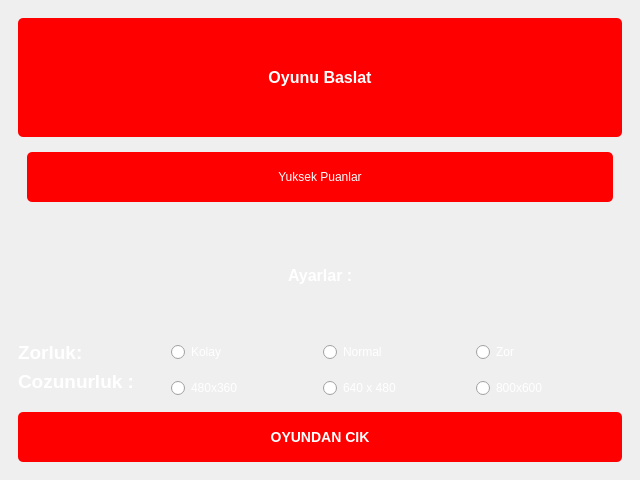
<?xml version="1.0" encoding="UTF-8"?>
<ui version="4.0">
 <class>MainWindow</class>
 <widget class="QMainWindow" name="MainWindow">
  <property name="geometry">
   <rect>
    <x>0</x>
    <y>0</y>
    <width>640</width>
    <height>480</height>
   </rect>
  </property>
  <property name="minimumSize">
   <size>
    <width>480</width>
    <height>360</height>
   </size>
  </property>
  <property name="windowTitle">
   <string>MainWindow</string>
  </property>
  <property name="styleSheet">
   <string notr="true"/>
  </property>
  <widget class="QWidget" name="centralwidget">
   <property name="sizePolicy">
    <sizepolicy hsizetype="Fixed" vsizetype="Fixed">
     <horstretch>0</horstretch>
     <verstretch>0</verstretch>
    </sizepolicy>
   </property>
   <property name="minimumSize">
    <size>
     <width>480</width>
     <height>360</height>
    </size>
   </property>
   <layout class="QHBoxLayout" name="horizontalLayout_4">
    <item>
     <widget class="QStackedWidget" name="stack">
      <property name="currentIndex">
       <number>0</number>
      </property>
      <widget class="QWidget" name="page">
       <property name="styleSheet">
        <string notr="true"/>
       </property>
       <layout class="QVBoxLayout" name="verticalLayout_3">
        <item>
         <layout class="QVBoxLayout" name="verticalLayout_2">
          <property name="sizeConstraint">
           <enum>QLayout::SetDefaultConstraint</enum>
          </property>
          <item>
           <layout class="QVBoxLayout" name="verticalLayout">
            <property name="sizeConstraint">
             <enum>QLayout::SetDefaultConstraint</enum>
            </property>
            <item>
             <widget class="QPushButton" name="pushButton">
              <property name="sizePolicy">
               <sizepolicy hsizetype="Preferred" vsizetype="Preferred">
                <horstretch>0</horstretch>
                <verstretch>0</verstretch>
               </sizepolicy>
              </property>
              <property name="minimumSize">
               <size>
                <width>0</width>
                <height>100</height>
               </size>
              </property>
              <property name="font">
               <font>
                <pointsize>12</pointsize>
                <weight>75</weight>
                <bold>true</bold>
               </font>
              </property>
              <property name="styleSheet">
               <string notr="true">background : red;
border-radius : 5px;
color : white;</string>
              </property>
              <property name="text">
               <string>Oyunu Baslat</string>
              </property>
             </widget>
            </item>
            <item>
             <widget class="QWidget" name="" native="true">
              <property name="sizePolicy">
               <sizepolicy hsizetype="Preferred" vsizetype="Fixed">
                <horstretch>0</horstretch>
                <verstretch>0</verstretch>
               </sizepolicy>
              </property>
              <property name="minimumSize">
               <size>
                <width>100</width>
                <height>50</height>
               </size>
              </property>
              <layout class="QFormLayout" name="formLayout">
               <item row="0" column="0" colspan="2">
                <widget class="QPushButton" name="pushButton_3">
                 <property name="sizePolicy">
                  <sizepolicy hsizetype="Minimum" vsizetype="Fixed">
                   <horstretch>0</horstretch>
                   <verstretch>0</verstretch>
                  </sizepolicy>
                 </property>
                 <property name="minimumSize">
                  <size>
                   <width>0</width>
                   <height>50</height>
                  </size>
                 </property>
                 <property name="styleSheet">
                  <string notr="true">background : red;
border-radius : 5px;
color : white;</string>
                 </property>
                 <property name="text">
                  <string>Yuksek Puanlar</string>
                 </property>
                </widget>
               </item>
              </layout>
             </widget>
            </item>
            <item>
             <layout class="QFormLayout" name="formLayout_3"/>
            </item>
            <item>
             <layout class="QHBoxLayout" name="horizontalLayout_3">
              <item>
               <spacer name="horizontalSpacer">
                <property name="orientation">
                 <enum>Qt::Horizontal</enum>
                </property>
                <property name="sizeHint" stdset="0">
                 <size>
                  <width>40</width>
                  <height>20</height>
                 </size>
                </property>
               </spacer>
              </item>
              <item>
               <widget class="QLabel" name="label">
                <property name="layoutDirection">
                 <enum>Qt::LeftToRight</enum>
                </property>
                <property name="text">
                 <string>&lt;html&gt;&lt;head/&gt;&lt;body&gt;&lt;p&gt;&lt;span style=&quot; font-size:12pt; font-weight:600; color:#ffffff;&quot;&gt;Ayarlar :&lt;/span&gt;&lt;/p&gt;&lt;/body&gt;&lt;/html&gt;</string>
                </property>
               </widget>
              </item>
              <item>
               <spacer name="horizontalSpacer_2">
                <property name="orientation">
                 <enum>Qt::Horizontal</enum>
                </property>
                <property name="sizeHint" stdset="0">
                 <size>
                  <width>40</width>
                  <height>20</height>
                 </size>
                </property>
               </spacer>
              </item>
             </layout>
            </item>
           </layout>
          </item>
          <item>
           <layout class="QHBoxLayout" name="horizontalLayout">
            <item>
             <widget class="QLabel" name="label_2">
              <property name="text">
               <string>&lt;html&gt;&lt;head/&gt;&lt;body&gt;&lt;p&gt;&lt;span style=&quot; font-size:14pt; font-weight:600; color:#ffffff;&quot;&gt;Zorluk: &lt;/span&gt;&lt;/p&gt;&lt;/body&gt;&lt;/html&gt;</string>
              </property>
             </widget>
            </item>
            <item>
             <widget class="QRadioButton" name="radioButton">
              <property name="styleSheet">
               <string notr="true">color : white;
</string>
              </property>
              <property name="text">
               <string>Kolay</string>
              </property>
             </widget>
            </item>
            <item>
             <widget class="QRadioButton" name="radioButton_2">
              <property name="styleSheet">
               <string notr="true">color : white;
</string>
              </property>
              <property name="text">
               <string>Normal</string>
              </property>
             </widget>
            </item>
            <item>
             <widget class="QRadioButton" name="radioButton_3">
              <property name="styleSheet">
               <string notr="true">color : white;
</string>
              </property>
              <property name="text">
               <string>Zor</string>
              </property>
             </widget>
            </item>
           </layout>
          </item>
          <item>
           <layout class="QHBoxLayout" name="horizontalLayout_2">
            <item>
             <widget class="QLabel" name="label_3">
              <property name="text">
               <string>&lt;html&gt;&lt;head/&gt;&lt;body&gt;&lt;p&gt;&lt;span style=&quot; font-size:14pt; font-weight:600; color:#ffffff;&quot;&gt;Cozunurluk :&lt;/span&gt;&lt;br/&gt;&lt;/p&gt;&lt;/body&gt;&lt;/html&gt;</string>
              </property>
             </widget>
            </item>
            <item>
             <widget class="QRadioButton" name="radioButton_4">
              <property name="styleSheet">
               <string notr="true">color : white;</string>
              </property>
              <property name="text">
               <string>480x360</string>
              </property>
             </widget>
            </item>
            <item>
             <widget class="QRadioButton" name="radioButton_5">
              <property name="styleSheet">
               <string notr="true">color : white;</string>
              </property>
              <property name="text">
               <string>640 x 480</string>
              </property>
             </widget>
            </item>
            <item>
             <widget class="QRadioButton" name="radioButton_6">
              <property name="styleSheet">
               <string notr="true">color : white;</string>
              </property>
              <property name="text">
               <string>800x600</string>
              </property>
             </widget>
            </item>
           </layout>
          </item>
         </layout>
        </item>
        <item>
         <widget class="QPushButton" name="pushButton_2">
          <property name="minimumSize">
           <size>
            <width>0</width>
            <height>50</height>
           </size>
          </property>
          <property name="styleSheet">
           <string notr="true">background : red;
border-radius : 5px;
color : white;
font-size : 14px;
font : bold;</string>
          </property>
          <property name="text">
           <string>OYUNDAN CIK</string>
          </property>
         </widget>
        </item>
       </layout>
      </widget>
      <widget class="QWidget" name="page_2">
       <layout class="QHBoxLayout" name="horizontalLayout_6">
        <item>
         <layout class="QVBoxLayout" name="verticalLayout_4">
          <item>
           <widget class="QLabel" name="label_4">
            <property name="sizePolicy">
             <sizepolicy hsizetype="Preferred" vsizetype="Preferred">
              <horstretch>0</horstretch>
              <verstretch>0</verstretch>
             </sizepolicy>
            </property>
            <property name="styleSheet">
             <string notr="true">color : white;</string>
            </property>
            <property name="text">
             <string>PUAN : </string>
            </property>
            <property name="alignment">
             <set>Qt::AlignRight|Qt::AlignTop|Qt::AlignTrailing</set>
            </property>
           </widget>
          </item>
         </layout>
        </item>
       </layout>
      </widget>
      <widget class="QWidget" name="page_3">
       <layout class="QHBoxLayout" name="horizontalLayout_5">
        <item>
         <layout class="QVBoxLayout" name="verticalLayout_5">
          <item>
           <widget class="QLabel" name="label_5">
            <property name="styleSheet">
             <string notr="true">color : white;
font : bold;</string>
            </property>
            <property name="text">
             <string>YUKSEK PUANLAR</string>
            </property>
            <property name="alignment">
             <set>Qt::AlignCenter</set>
            </property>
           </widget>
          </item>
          <item>
           <widget class="QLabel" name="label_easy">
            <property name="styleSheet">
             <string notr="true">color : white;
font : bold;</string>
            </property>
            <property name="text">
             <string>KOLAY :</string>
            </property>
            <property name="alignment">
             <set>Qt::AlignLeading|Qt::AlignLeft|Qt::AlignVCenter</set>
            </property>
           </widget>
          </item>
          <item>
           <widget class="QLabel" name="label_normal">
            <property name="styleSheet">
             <string notr="true">color : white;
font : bold;</string>
            </property>
            <property name="text">
             <string>NORMAL : </string>
            </property>
            <property name="alignment">
             <set>Qt::AlignLeading|Qt::AlignLeft|Qt::AlignVCenter</set>
            </property>
           </widget>
          </item>
          <item>
           <widget class="QLabel" name="label_hard">
            <property name="styleSheet">
             <string notr="true">color : white;
font : bold;</string>
            </property>
            <property name="text">
             <string>ZOR :</string>
            </property>
            <property name="alignment">
             <set>Qt::AlignLeading|Qt::AlignLeft|Qt::AlignVCenter</set>
            </property>
           </widget>
          </item>
          <item>
           <widget class="QPushButton" name="pushButton_4">
            <property name="sizePolicy">
             <sizepolicy hsizetype="Minimum" vsizetype="Preferred">
              <horstretch>0</horstretch>
              <verstretch>0</verstretch>
             </sizepolicy>
            </property>
            <property name="styleSheet">
             <string notr="true">background : red;
border-radius : 5px;
color : white;</string>
            </property>
            <property name="text">
             <string>KAPAT</string>
            </property>
           </widget>
          </item>
         </layout>
        </item>
       </layout>
      </widget>
     </widget>
    </item>
   </layout>
  </widget>
 </widget>
 <resources/>
 <connections/>
</ui>
